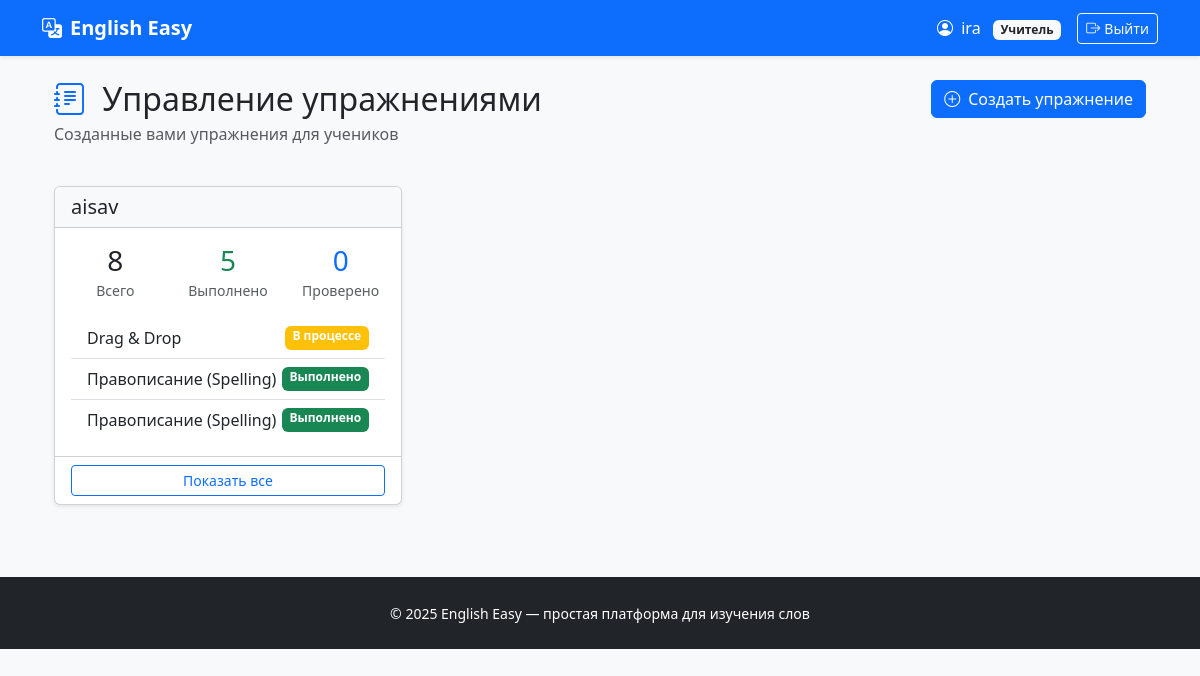
/exercises/teacher/ (signed in), run on the app's committed database.
### users/models.py (models this page shows, shortened)
class User(AbstractUser):
    ROLE_CHOICES = (
        ('teacher', 'Учитель'),
        ('student', 'Ученик'),
    )
    role = models.CharField(max_length=10, choices=ROLE_CHOICES, default='student')
    def is_teacher(self):
        return self.role == 'teacher'

### exercises/models.py (models this page shows, shortened)
class Exercise(models.Model):
    ASSIGNMENT_TYPE_CHOICES = [
        ('homework', 'Домашняя работа'),
        ('classwork', 'Работа на уроке'),
        ('test', 'Контрольная работа'),
    ]
    STATUS_CHOICES = [
        ('not_started', 'Не начато'),
        ('in_progress', 'В процессе'),
        ('completed', 'Выполнено'),
        ('graded', 'Проверено'),
    ]
    description = models.TextField('Описание', blank=True)
    student = models.ForeignKey(
        settings.AUTH_USER_MODEL,
        on_delete=models.CASCADE,
        related_name='exercises',
        limit_choices_to={'role': 'student'},
        verbose_name='Ученик'
    )
    teacher = models.ForeignKey(
        settings.AUTH_USER_MODEL,
        on_delete=models.CASCADE,
        related_name='created_exercises',
        limit_choices_to={'role': 'teacher'},
        verbose_name='Учитель'
    )
    assignment_type = models.CharField(
        'Тип задания',
        max_length=20,
        choices=ASSIGNMENT_TYPE_CHOICES,
        default='homework'
    )
    status = models.CharField(
        'Статус',
        max_length=20,
        choices=STATUS_CHOICES,
        default='not_started'
    )
    attempts = models.IntegerField('Количество попыток', default=0)
    created_at = models.DateTimeField('Создано', auto_now_add=True)
    updated_at = models.DateTimeField('Обновлено', auto_now=True)
    due_date = models.DateTimeField('Срок выполнения', null=True, blank=True)
    completed_at = models.DateTimeField('Завершено', null=True, blank=True)
    teacher_comment = models.TextField('Комментарий учителя', blank=True)
    exercise_type = models.CharField('Тип упражнения', max_length=50, default='spelling_drag_drop')
    class Meta:
        verbose_name = 'Упражнение'
        verbose_name_plural = 'Упражнения'
        ordering = ['-created_at']
    def get_exercise_type_display(self):
        if self.exercise_type == 'spelling_drag_drop':
            try:
                return self.spellingdragdropexercise.get_type_display()
            except SpellingDragDropExercise.DoesNotExist:
                return 'Spelling/Drag & Drop'
        elif self.exercise_type == 'drag_drop':  # ДОБАВИТЬ
            return 'Drag & Drop'
        elif self.exercise_type == 'letter_soup':
            return 'Буквенный суп'
        else:
            return self.exercise_type

class SpellingDragDropExercise(models.Model):
    EXERCISE_TYPE_CHOICES = [
        ('spelling', 'Правописание (Spelling)'),
        ('drag_and_drop', 'Перетаскивание (Drag and Drop)'),
    ]
    exercise = models.OneToOneField(
        Exercise,
        on_delete=models.CASCADE,
        related_name='spellingdragdropexercise',
        primary_key=True
    )
    type = models.CharField(
        'Тип упражнения',
        max_length=20,
        choices=EXERCISE_TYPE_CHOICES,
        default='spelling'
    )
    pairs = models.JSONField('Пары слов', default=list)
    shuffle_letters = models.BooleanField('Перемешивать буквы', default=True)
    show_hints = models.BooleanField('Показывать подсказки', default=True)
    class Meta:
        verbose_name = 'Spelling/Drag & Drop упражнение'
        verbose_name_plural = 'Spelling/Drag & Drop упражнения'

### exercises/views.py (the view)
# urls.py: path('teacher/', views.teacher_exercises_list, name='teacher_exercises'),
@login_required
def teacher_exercises_list(request, student_id=None):
    if not request.user.is_teacher():
        return redirect('dashboard:home')
    exercises = Exercise.objects.filter(teacher=request.user)
    if student_id:
        student = get_object_or_404(User, id=student_id, role='student')
        exercises = exercises.filter(student=student)
    else:
        student = None
    students_with_exercises = []
    if not student_id:
        students = User.objects.filter(
            role='student',
            exercises__teacher=request.user
        ).distinct()
        for s in students:
            student_exercises = exercises.filter(student=s)
            students_with_exercises.append({
                'student': s,
                'exercises': student_exercises,
                'count': student_exercises.count(),
                'completed': student_exercises.filter(status='completed').count(),
                'graded': student_exercises.filter(status='graded').count(),
            })
    return render(request, 'exercises/list.html', {
        'exercises': exercises,
        'student': student,
        'students_with_exercises': students_with_exercises,
        'show_student_column': not student_id,
    })

### exercises/templates/exercises/list.html (shortened to what this page needs)
{% extends 'base.html' %}
{% block content %}
    <div class="container-fluid">
        <div class="row mb-4">
            <div class="col">
                <h1 class="h2 mb-1">
                    <i class="bi bi-journal-text text-primary me-2"></i>
                    Управление упражнениями
                </h1>
                <p class="text-muted">Созданные вами упражнения для учеников</p>
            </div>
            <div class="col-auto">
                <a href="{% url 'exercises:create_exercise' %}" class="btn btn-primary">
                    <i class="bi bi-plus-circle me-2"></i>Создать упражнение
                </a>
            </div>
        </div>
        {% if students_with_exercises %}
            <div class="row">
                {% for item in students_with_exercises %}
                    <div class="col-md-6 col-lg-4 mb-4">
                        <div class="card h-100 shadow-sm">
                            <div class="card-header bg-light">
                                <h5 class="mb-0">{{ item.student.get_full_name|default:item.student.username }}</h5>
                            </div>
                            <div class="card-body">
                                <div class="mb-3">
                                    <div class="row text-center">
                                        <div class="col-4">
                                            <div class="h3 mb-0">{{ item.count }}</div>
                                            <small class="text-muted">Всего</small>
                                        </div>
                                        <div class="col-4">
                                            <div class="h3 mb-0 text-success">{{ item.completed }}</div>
                                            <small class="text-muted">Выполнено</small>
                                        </div>
                                        <div class="col-4">
                                            <div class="h3 mb-0 text-primary">{{ item.graded }}</div>
                                            <small class="text-muted">Проверено</small>
                                        </div>
                                    </div>
                                </div>
                                {% if item.exercises %}
                                    <div class="list-group list-group-flush">
                                        {% for exercise in item.exercises|slice:":3" %}
                                            <a href="{% url 'exercises:exercise_detail' exercise.id %}"
                                               class="list-group-item list-group-item-action">
                                                <div class="d-flex justify-content-between">
                                                    <span>{{ exercise.get_exercise_type_display }}</span>
                                                    <span class="badge bg-{{ exercise.status }}">
                                                    {{ exercise.get_status_display }}
                                                </span>
                                                </div>
                                            </a>
                                        {% endfor %}
                                    </div>
                                {% else %}
                                    <p class="text-muted text-center py-3">Нет упражнений</p>
                                {% endif %}
                            </div>
                            <div class="card-footer bg-transparent">
                                <a href="{% url 'exercises:teacher_exercises_for_student' item.student.id %}"
                                   class="btn btn-sm btn-outline-primary w-100">
                                    Показать все
                                </a>
                            </div>
                        </div>
                    </div>
                {% endfor %}
            </div>
        {% endif %}
    </div>
{% endblock %}

### templates/base.html (shortened to what this page needs)
<!DOCTYPE html>
<html lang="ru">
<head>
    <link href="https://cdn.jsdelivr.net/npm/bootstrap@5.3.3/dist/css/bootstrap.min.css" rel="stylesheet">
    <link href="https://cdn.jsdelivr.net/npm/bootstrap-icons@1.11.0/font/bootstrap-icons.css" rel="stylesheet">
</head>
<body>
<nav class="navbar navbar-expand-lg navbar-dark bg-primary shadow-sm">
    <div class="container">
        <a class="navbar-brand fw-bold" href="{% url 'users:home' %}">
            <i class="bi bi-translate me-2"></i>English Easy
        </a>
        <div class="navbar-nav ms-auto align-items-center">
            {% if user.is_authenticated %}
                <span class="text-white me-3">
                    <i class="bi bi-person-circle me-1"></i>
                    {{ user.username }}
                    {% if user.is_teacher %}
                        <span class="badge bg-light text-dark ms-2">Учитель</span>
                    {% else %}
                        <span class="badge bg-success text-white ms-2">Ученик</span>
                    {% endif %}
                </span>
                <form method="post" action="{% url 'users:logout' %}" class="d-inline">
                    <button type="submit" class="btn btn-outline-light btn-sm">
                        <i class="bi bi-box-arrow-right me-1"></i>Выйти
                    </button>
                </form>
            {% else %}
                <a href="{% url 'users:home' %}#login" class="btn btn-outline-light btn-sm">
                    <i class="bi bi-box-arrow-in-right me-1"></i>Вход
                </a>
            {% endif %}
        </div>
    </div>
</nav>
<main class="container mt-4 mb-5">
    {% block content %}
    {% endblock %}
</main>
<footer class="bg-dark text-white py-4 mt-auto">
    <div class="container text-center">
        <small>© 2025 English Easy — простая платформа для изучения слов</small>
    </div>
</footer>
</body>
</html>

### templates/base.html (style rules this page uses)
body { background: #f8f9fa; }
.navbar-brand { font-weight: 800; }

### exercises/templates/exercises/list.html (style rules this page uses)
.bg-in_progress { background-color: #ffc107; }
.bg-completed { background-color: #198754; }

### data on the page
User: username "ira"
User: student.get_full_name "aisav", count "8", completed "5", graded "0"
Exercise: exercise_type "Drag & Drop", status "В процессе"
Exercise: exercise_type "Правописание (Spelling)", status "Выполнено"
Exercise: exercise_type "Правописание (Spelling)", status "Выполнено"
